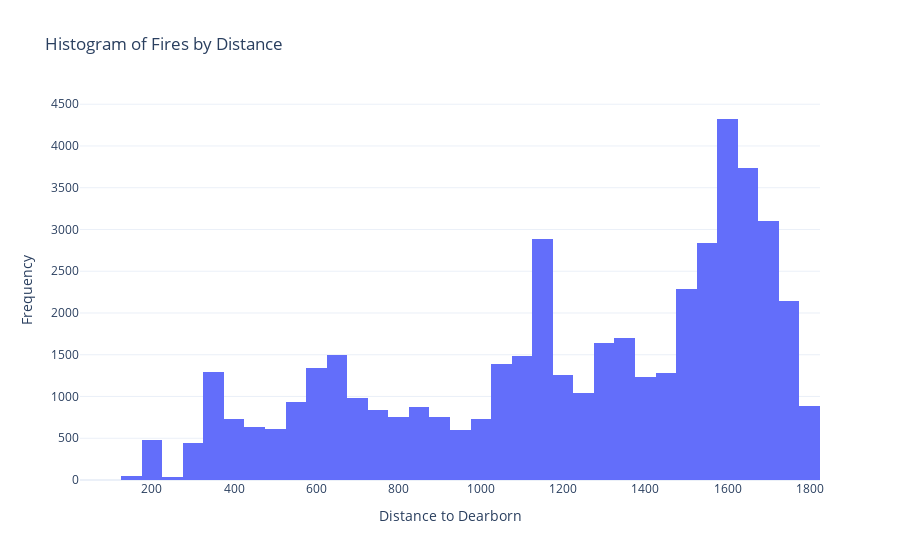

Notebook code for this chart:
### Markdown cell above
Here we visualize the number of fires for every 50 miles from my given city, Dearborn, MI, up to 1800 miles.

### Code cell
fig = go.Figure(data=[go.Histogram(
    x=fire_df['Distance_to_Dearborn'],
    xbins=dict(
        size=50
    )
)])
fig.update_layout(title_text='Histogram of Fires by Distance',
                  xaxis_title="Distance to Dearborn",
                  yaxis_title="Frequency",
                  template='plotly_white')
fig.show()
fig.write_image("./imgs/histogram_plot.png")

### Figure 1 — Plotly figure (JSON) as saved in the notebook; plotly's stock layout.template omitted (floating-point values rounded to 4 significant figures; data arrays with more than 128 entries replaced by an {"elided": "..."} marker saying what was removed)
{"data": [{"type": "histogram", "x": {"elided": "46823 float values"}, "xbins": {"size": 50}}], "layout": {"title": {"text": "Histogram of Fires by Distance"}, "xaxis": {"title": {"text": "Distance to Dearborn"}}, "yaxis": {"title": {"text": "Frequency"}}}}
